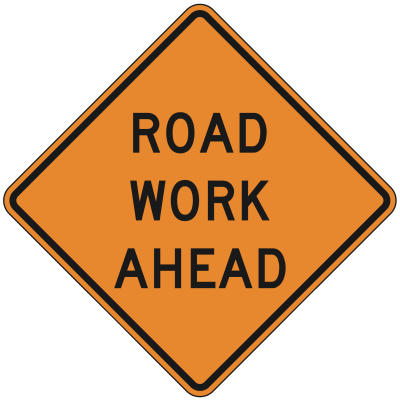
#> input picture build/data/construction signs/road_work_sign_1.jpg, 400 x 400 px, found by its file name
$ python test_phase_1a_orange.py
#> lines starting #> are read from the running program, lines starting #| are printed output that depends on the picture; after the words box and inside, x2 and y2 are one past the last pixel; in counts of white or black regions, pixels touching at a corner belong together
### scripts/test_utils.py
"""Shared helpers for saving detection test images."""
import os

import cv2

ROOT = os.path.dirname(os.path.dirname(os.path.abspath(__file__)))
OUT_ROOT = os.path.join(ROOT, "build", "test_out")
STATIC_WIDTH = 400


def data_subfolder_path(relative_folder):
    """e.g. 'construction signs' -> absolute data path."""
    return os.path.join(ROOT, "data", relative_folder)


def output_subfolder_path(relative_folder):
    """Mirror data/ layout under build/test_out/."""
    path = os.path.join(OUT_ROOT, relative_folder)
    os.makedirs(path, exist_ok=True)
    return path


def load_resized(image_path, width=STATIC_WIDTH):
#> called with width = 400
    frame = cv2.imread(image_path)
#> frame is the input picture: shape (400, 400, 3); mean B, G, R 143.7, 181.2, 220.9
    if frame is None:
        return None
    height = int(frame.shape[0] * (width / frame.shape[1]))
#> height = 400
    return cv2.resize(frame, (width, height))


def save_detection_result(frame, data_relative_folder, image_filename):
    """
    Save annotated frame only (no headers, no mask panels).
    Mirrors data/<folder>/ under build/test_out/<folder>/.
    """
    out_dir = output_subfolder_path(data_relative_folder)
    out_path = os.path.join(out_dir, image_filename)
    cv2.imwrite(out_path, frame)
    return out_path


# [12 lines left out: function draw_label, not called in this run]

### scripts/test_phase_1a_orange.py
"""Phase 1a: orange mask overlay on one image (saved to mirrored test_out folder)."""
import os
import sys

import cv2

from test_utils import ROOT, data_subfolder_path, load_resized, save_detection_result

DATA_FOLDER = "construction signs"
DEFAULT_IMAGE = "road_work_sign_1.jpg"


def get_static_orange_mask(frame):
    blurred = cv2.GaussianBlur(frame, (5, 5), 0)
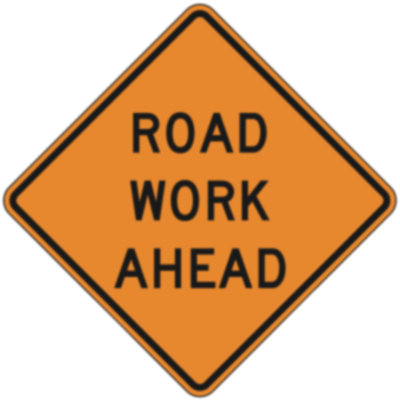
#> blurred: shape (400, 400, 3); mean B, G, R 143.7, 181.3, 220.9
    hsv = cv2.cvtColor(blurred, cv2.COLOR_BGR2HSV)
#> hsv: shape (400, 400, 3); mean H, S, V 7.7, 93.2, 220.9
    mask = cv2.inRange(hsv, (3, 100, 80), (25, 255, 255))
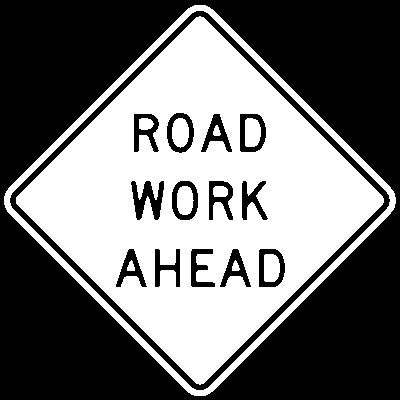
#> mask: shape (400, 400); 44.2% white; 11 white regions, largest, box (x1, y1, x2, y2) and area: (16, 16, 384, 385) 61539, (4, 5, 396, 396) 6992, (172, 118, 189, 148) 411
    k = cv2.getStructuringElement(cv2.MORPH_RECT, (3, 3))
    mask = cv2.morphologyEx(mask, cv2.MORPH_OPEN, k)
#> mask: shape (400, 400); 44.1% white; 11 white regions, largest, box (x1, y1, x2, y2) and area: (16, 17, 384, 384) 61518, (4, 5, 396, 396) 6992, (172, 118, 189, 147) 410
    mask = cv2.morphologyEx(mask, cv2.MORPH_CLOSE, k)
#> mask: shape (400, 400); 44.1% white; 11 white regions, largest, box (x1, y1, x2, y2) and area: (16, 17, 384, 384) 61527, (4, 5, 396, 396) 6992, (172, 118, 189, 147) 410
    return mask


def main():
    image_name = sys.argv[1] if len(sys.argv) > 1 else DEFAULT_IMAGE
    path = os.path.join(data_subfolder_path(DATA_FOLDER), image_name)
    frame = load_resized(path)
    if frame is None:
        print(f"Could not load: {path}")
        return 1

    mask = get_static_orange_mask(frame)
    overlay = frame.copy()
    overlay[mask > 0] = (0, 140, 255)
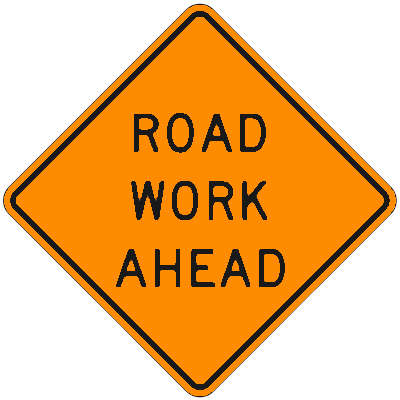
#> overlay: shape (400, 400, 3); mean B, G, R 123.9, 185.7, 236.5

    out_path = save_detection_result(overlay, DATA_FOLDER, f"mask_{image_name}")
    print(f"Saved: {out_path}")
#| Saved: build/test_out/construction signs/mask_road_work_sign_1.jpg
    print(f"Orange pixels: {cv2.countNonZero(mask)}")
#| Orange pixels: 70620
    return 0


if __name__ == "__main__":
    sys.path.insert(0, os.path.dirname(os.path.abspath(__file__)))
    raise SystemExit(main())
#> (the program exits here)

$ run again, with build/data/construction signs/flagger_ahead_sign_1.jpg copied over build/data/construction signs/road_work_sign_1.jpg
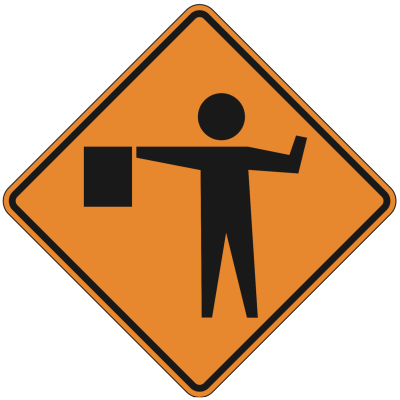
#> input picture build/data/construction signs/flagger_ahead_sign_1.jpg, 400 x 400 px, found by its file name
#> in load_resized, frame is the input picture: shape (400, 400, 3); mean B, G, R 142.9, 177, 213.2
#> hsv: shape (400, 400, 3); mean H, S, V 6.7, 83.4, 213.2
#> in get_static_orange_mask, `mask = cv2.inRange(hsv, (3, 100, 80), (25, 255, 255))`:
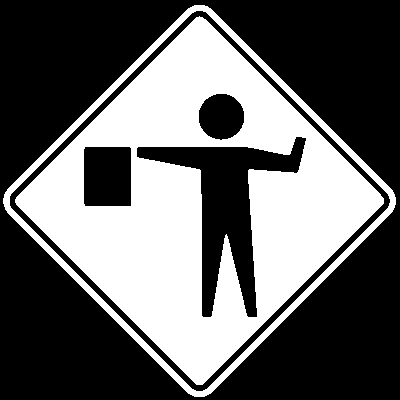
#> mask: shape (400, 400); 39.7% white; 2 white regions, box (x1, y1, x2, y2) and area: (15, 16, 384, 385) 56541, (3, 5, 396, 397) 7007
#> in main, `overlay[mask > 0] = (0, 140, 255)`:
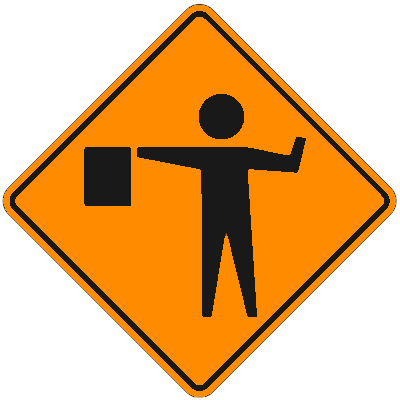
#> overlay: shape (400, 400, 3); mean B, G, R 125, 180.6, 226.3
#| Saved: build/test_out/construction signs/mask_road_work_sign_1.jpg
#| Orange pixels: 63546

$ run again, with build/data/construction signs/workers_ahead_sign_1.jpg copied over build/data/construction signs/road_work_sign_1.jpg
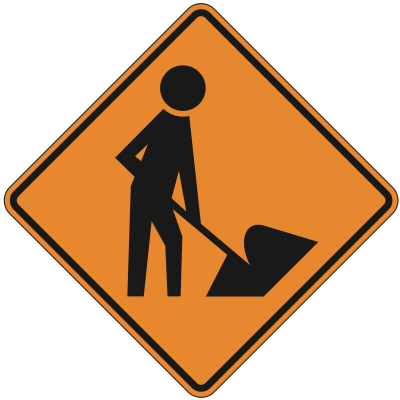
#> input picture build/data/construction signs/workers_ahead_sign_1.jpg, 400 x 400 px, found by its file name
#> in load_resized, frame is the input picture: shape (400, 400, 3); mean B, G, R 142.1, 175.8, 211.4
#> hsv: shape (400, 400, 3); mean H, S, V 6.7, 82.5, 211.4
#> in get_static_orange_mask, `mask = cv2.inRange(hsv, (3, 100, 80), (25, 255, 255))`:
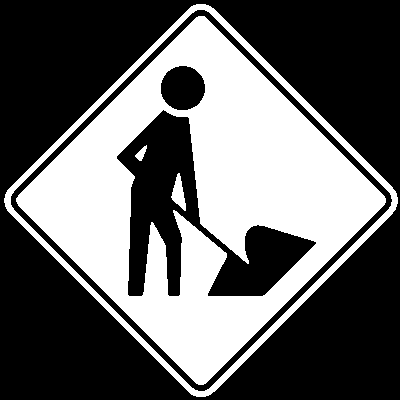
#> mask: shape (400, 400); 39.2% white; 4 white regions, box (x1, y1, x2, y2) and area: (16, 16, 386, 385) 55626, (4, 4, 398, 397) 6661, (171, 173, 186, 211) 303, (135, 145, 147, 161) 92
#> in main, `overlay[mask > 0] = (0, 140, 255)`:
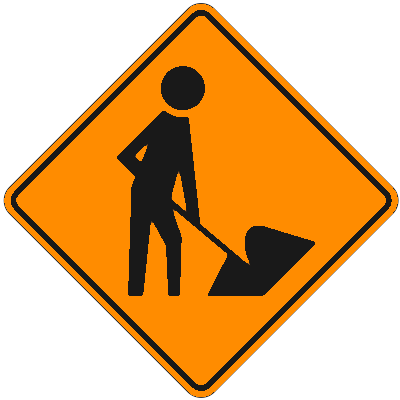
#> overlay: shape (400, 400, 3); mean B, G, R 124.5, 179.3, 224.4
#| Saved: build/test_out/construction signs/mask_road_work_sign_1.jpg
#| Orange pixels: 62670
